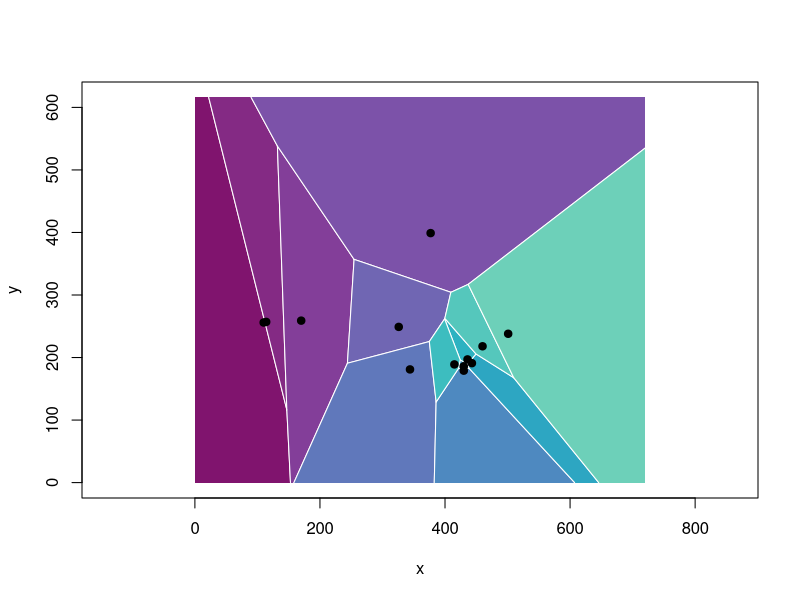

Reproduce this figure in R.
if (!require('deldir')) install.packages("deldir");
library(deldir)
coordinates <- matrix(c(
  110, 114, 170, 377, 326, 344, 430, 430, 443, 436, 415, 460, 501,
  256, 257, 259, 399, 249, 181, 179, 186, 191, 197, 189, 218, 238
), ncol = 2, byrow = FALSE)


tesselation <- deldir(coordinates[, 1], coordinates[, 2], rw=c(0, 720, 0, 616))
tiles <- tile.list(tesselation)

plot(tiles, pch = 19,
     border = "white",
     fillcol = hcl.colors(20, "Purple-Yellow"))
